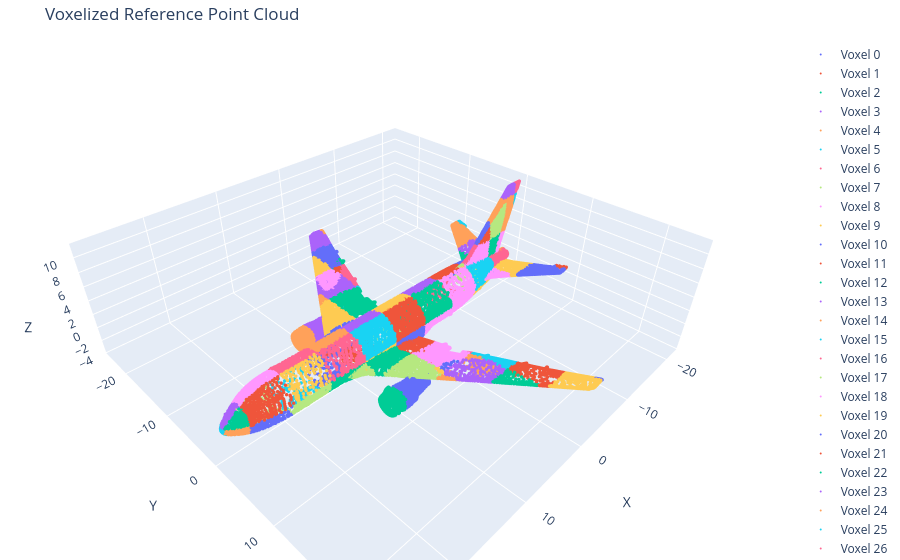
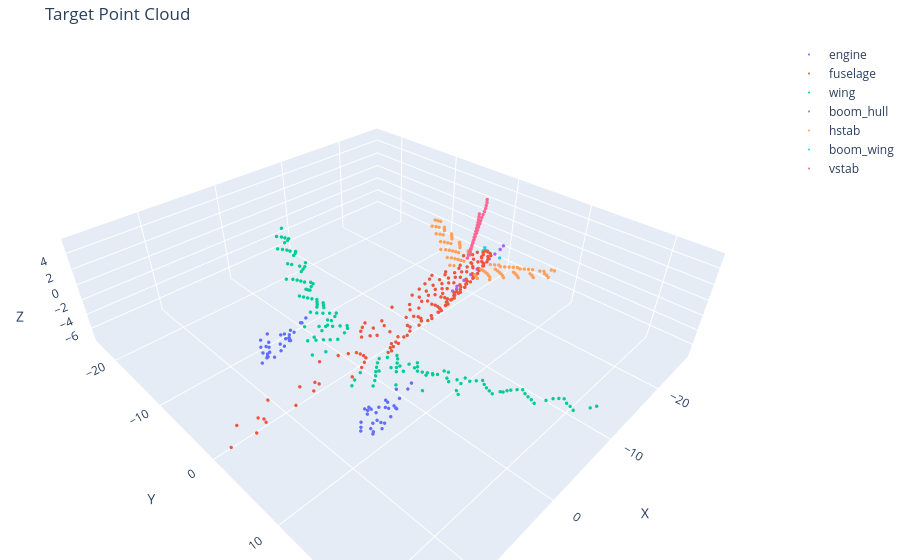

Source (notebook cell) for these figures, in order:
### Markdown cell above
Initialize `Parameters`, which follows the definition of $\vec{p}$ below, as well as the `ReferencePointCloud`, `TargetPointCloud`, and `Optimization`. We assume the value of $\vec{p}$ begins at identity orientation at the sensor origin. After alignment, $-\vec{p} \equiv P_{sensor}^{target}$.

### Code cell
p = Parameters( se3 = np.eye(4) )
labels_vertices = mesh.get_labeled_vertices()
ref_pc = SemanticReferencePointCloud( pts = np.asarray( labels_vertices['points'] ), labels = labels_vertices['labels'], voxel_size = 5 )
tar_pc = SemanticTargetPointCloudP2D( p )
opt = SemanticOptimizationP2D()

ref_pc_pts = ref_pc.get_list_of_points()
ref_pc_vox = [f'Voxel {i}' for i in range( len( ref_pc_pts ) )]
mesh.display_point_clouds( ref_pc_pts, ref_pc_vox, "Voxelized Reference Point Cloud" )

aftr_dict = aftr.from_aftr_frame( 'aftr/kc-46.txt' )
aftr_dict = aftr.organize_aftr_frame_by_part( aftr_dict )
tar_pc_pts = aftr_dict['points']
tar_pc_lbs = aftr_dict['part_labels']
for i, pt_set in enumerate( tar_pc_pts ):
    for pt in pt_set:   tar_pc.add( LabeledPoint( pt.reshape( ( 3, 1 ) ), aftr_dict['part_labels'][i], ref_pc.get_weighted_8_nearest_voxels ) )
        
mesh.display_point_clouds( tar_pc_pts, tar_pc_lbs, "Target Point Cloud" )
